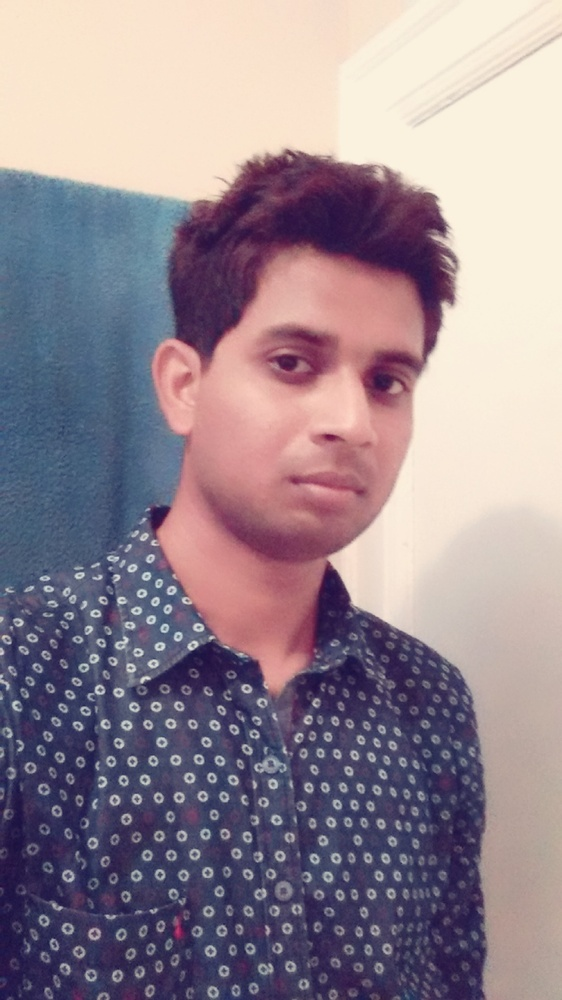
#> input picture trainCV/riaz.jpg, 562 x 1000 px, shrunk from 1080 x 1920 before the run
$ python histEqualization.py   (older library calls are emulated)
#> lines starting #> are read from the running program, lines starting #| are printed output that depends on the picture
#Histogram Equalization

from PIL import Image
from numpy import *
from pylab import *


def histeq(im,nbr_bins=256):
    """ Histogram Equalization of a grayscale image """

    #get image histogram
    imhist,bins = histogram(im.flatten(),nbr_bins,normed=True)

    subplot(142)
    title('Image Histogram')
    plot(imhist)


    #getting the cummulative distribution function
    cdf = imhist.cumsum()

    cdf = 255*cdf/cdf[-1] #normalize

    subplot(143)
    title('Cumulative Histogram')
    plot(cdf)

    #use linear interpolation of cdf to find new pixel values
    im2 = interp(im.flatten(),bins[:-1],cdf)

    return im2.reshape(im.shape),cdf

im = array(Image.open('riaz.jpg').convert('L'))
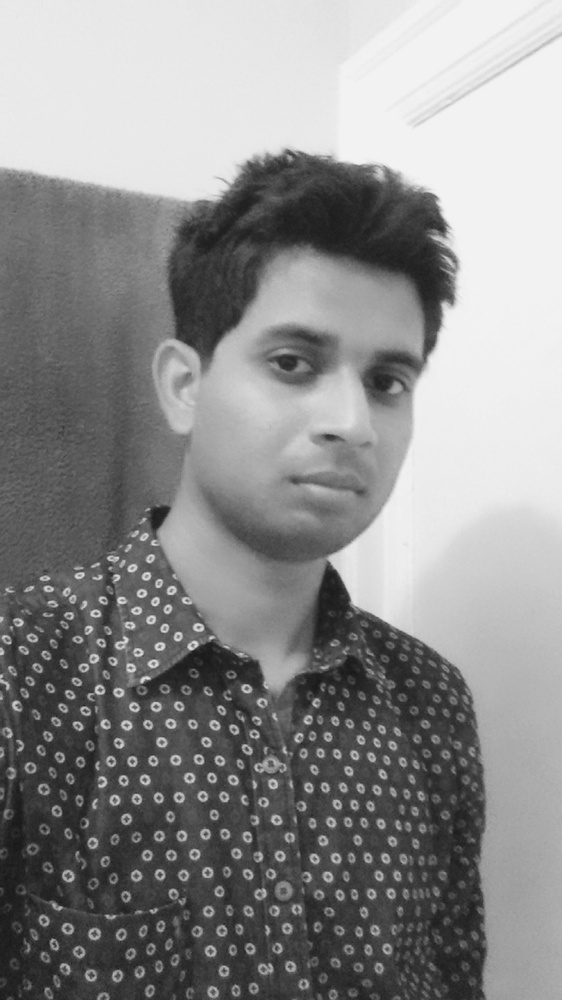
#> im: shape (1000, 562); min 23, max 245, mean 140.5

figure('Demonstraring Histogram Equalization')
gray()

subplot(141)
title('Original GrayScale')
imshow(im)

im2,_ = histeq(im)
#> in histeq, `imhist,bins = histogram(im.flatten(),nbr_bins,normed=True)`: imhist = 256 values, max 0.08 at index 252, min 0 at index 7, mean 0.0045; bins = 257 values from 23 to 245
#> in histeq, `cdf = imhist.cumsum()`: cdf = 256 values from 2.05e-06 to 1.15
#> in histeq, `cdf = 255*cdf/cdf[-1]`: cdf = 256 values from 0.000454 to 255
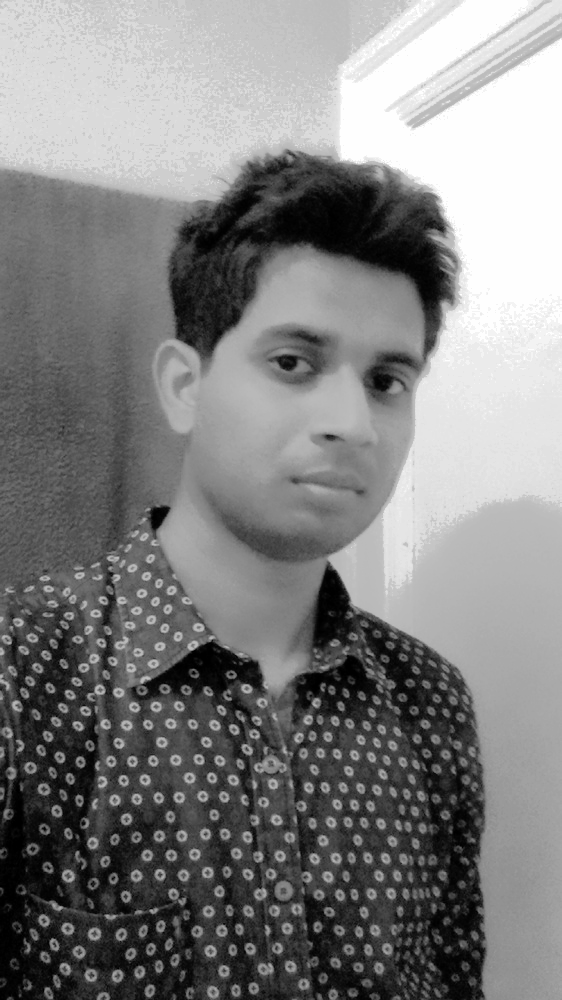
#> im2: shape (1000, 562) float64; min 0.000454, max 255, mean 129.6
subplot(144)
title('Histogram Equalized Image')
imshow(im2)

axis('off')
show()
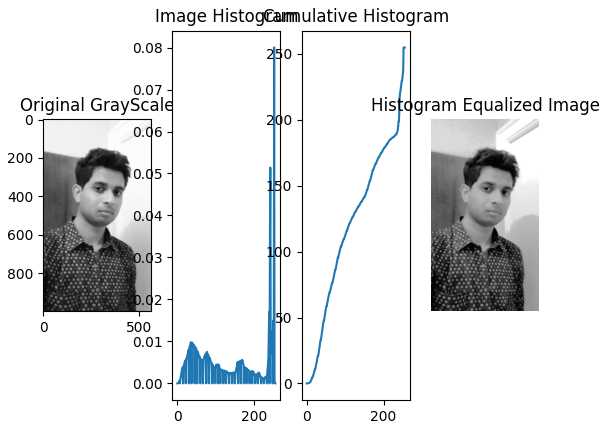
#> figure drawn by matplotlib, 4 panels; panel 2: curve peaks at x = 252, y = 0.08; panel 3: curve peaks at x = 255, y = 255

$ run again, with trainCV/book.jpg copied over trainCV/riaz.jpg
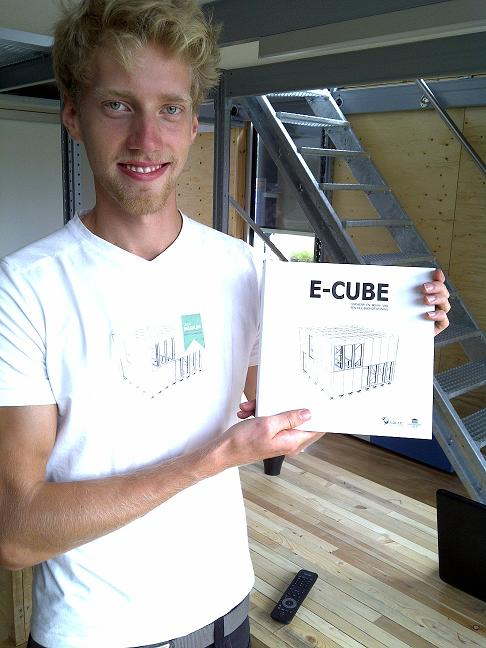
#> input picture trainCV/book.jpg, 486 x 648 px
#> `im = array(Image.open('riaz.jpg').convert('L'))`:
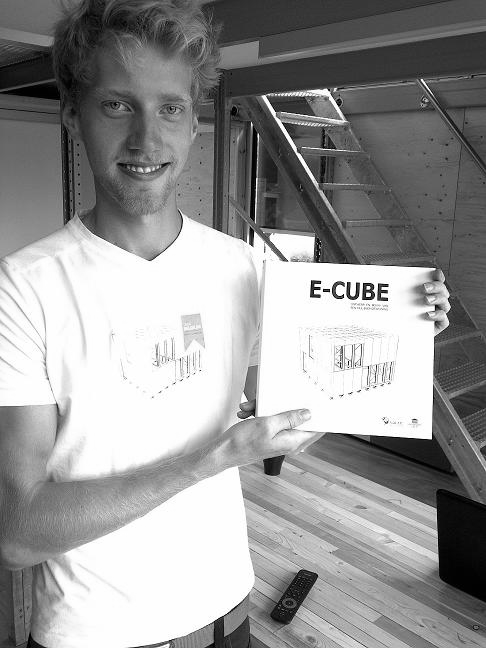
#> im: shape (648, 486); min 0, max 255, mean 150.6
#> imhist = 256 values, max 0.189 at index 254, min 0.0003 at index 0, mean 0.00392; bins = 257 values from 0 to 255
#> in histeq, `cdf = imhist.cumsum()`: cdf = 256 values from 0.0003 to 1
#> in histeq, `cdf = 255*cdf/cdf[-1]`: cdf = 256 values from 0.0761 to 255
#> `show()`:
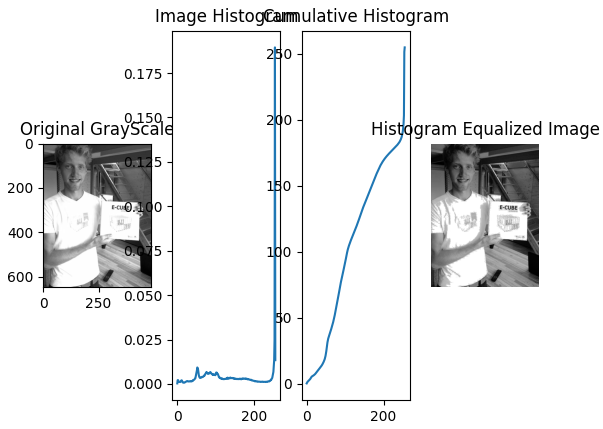
#> figure drawn by matplotlib, 4 panels; panel 2: curve peaks at x = 254, y = 0.189; panel 3: curve peaks at x = 255, y = 255
